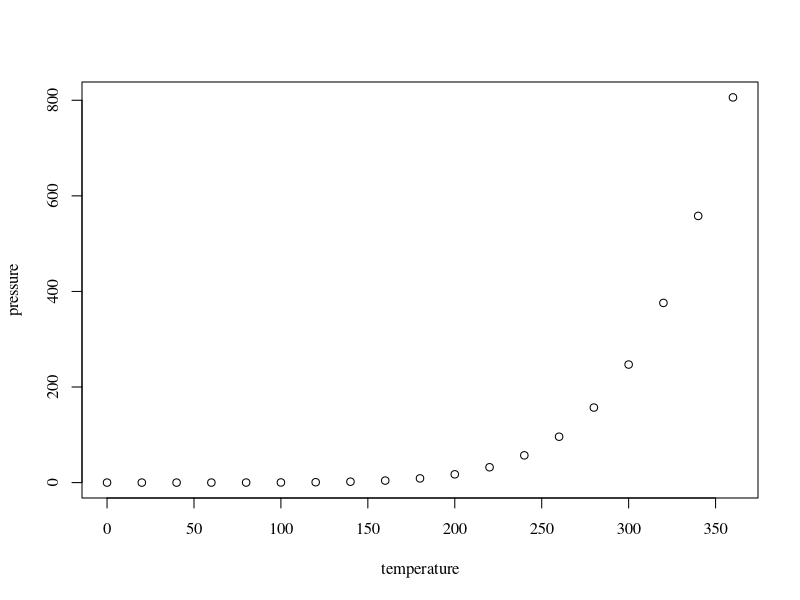
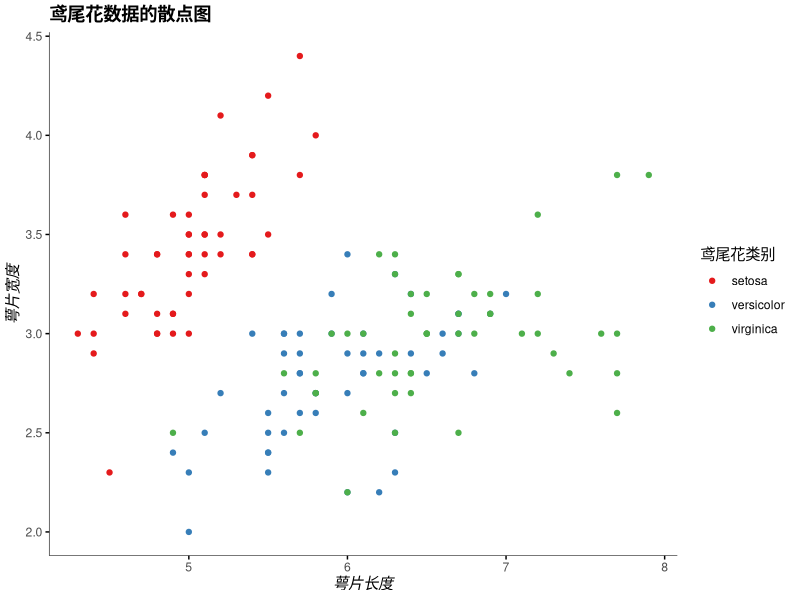

R code for these plots, in order:
## ---- chunk 1
knitr::opts_chunk$set(echo = TRUE)
## ---- chunk 2
summary(cars)
## ---- chunk 3
par(family= "serif") # Times Roman
plot(pressure)
## ---- chunk 4
# library(showtext)
# Install Source Han Sans font (by default Simplified Chinese)
# font_install(source_han_serif("CN")) # 思源宋体
# font_install(source_han_sans("CN"))  # 思源黑体
library(ggplot2)
ggplot(iris, aes(Sepal.Length, Sepal.Width)) +
  geom_point(aes(colour = Species)) +
  scale_colour_brewer(palette = "Set1") +
  labs(
    title = "鸢尾花数据的散点图",
    x = "萼片长度", y = "萼片宽度", colour = "鸢尾花类别"
  ) +
  theme(
    title = element_text(family = "source-han-serif-cn", face = "bold"),
    axis.title = element_text(family = "source-han-serif-cn", face = "italic"),
    legend.title = element_text(family = "source-han-sans-cn", face = "plain"),
    axis.ticks = element_line(colour = "black"),
    panel.grid.major = element_blank(),
    panel.grid.minor = element_blank(),
    panel.background = element_blank(),
    axis.line = element_line(size = 0.2)
  )
